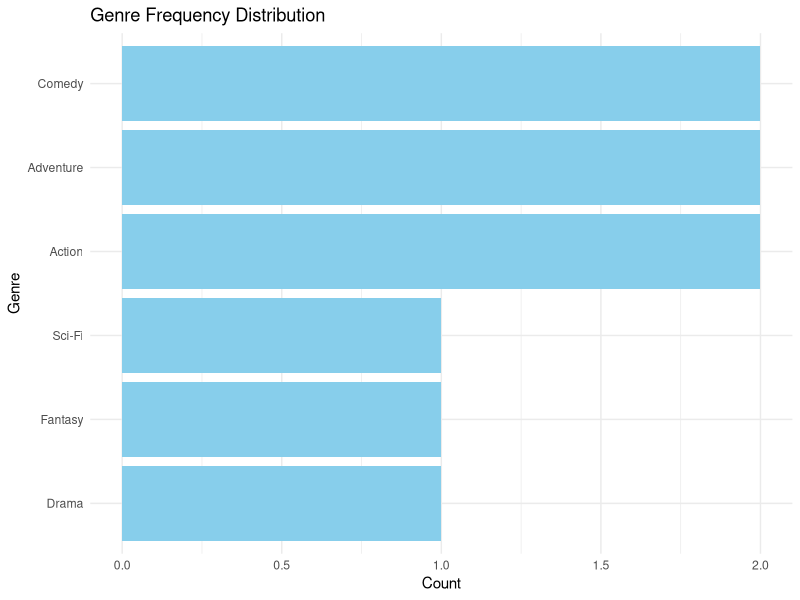
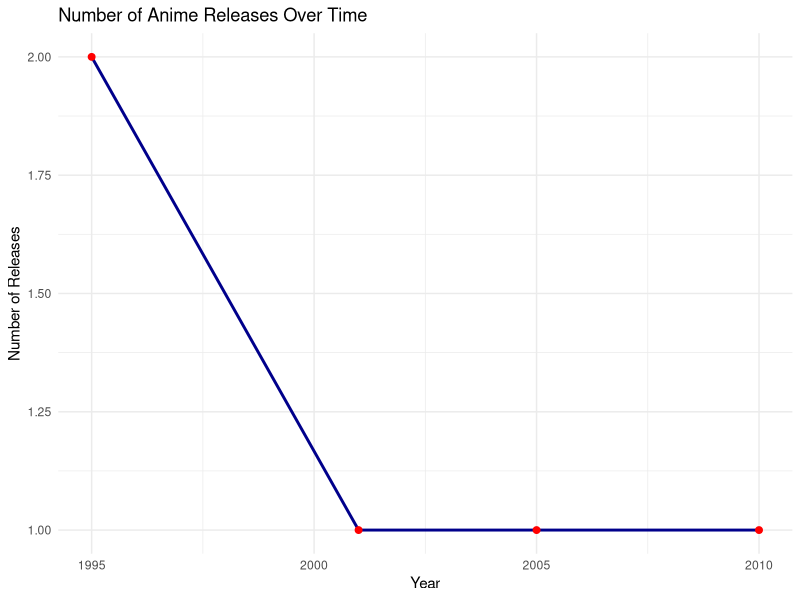

R code for these plots, in order:
# Load required libraries
library(dplyr)
library(ggplot2)
library(tidyr)

# Sample data frame (replace with actual data loading)
# df <- read.csv("your_anime_data.csv") # Uncomment this line to load your data

# Example dataset (assuming 'genre' and 'released' columns exist in df)
# Replace this with your actual data loading process
df <- data.frame(
  genre = c("Action, Adventure", "Comedy, Fantasy", "Action, Sci-Fi", "Drama, Adventure", "Comedy"),
  released = c(1995, 2001, 1995, 2005, 2010)
)

# --- Step 1: Genre Frequency Analysis ---

# Split genres and count occurrences
genre_df <- df %>%
  separate_rows(genre, sep = ", ") %>% # Split genre column
  group_by(genre) %>%
  summarize(count = n()) %>%
  arrange(desc(count))

# Bar Plot of Genre Frequencies
ggplot(genre_df, aes(x = reorder(genre, count), y = count)) +
  geom_bar(stat = "identity", fill = "skyblue") +
  coord_flip() +
  labs(title = "Genre Frequency Distribution",
       x = "Genre",
       y = "Count") +
  theme_minimal()

# --- Step 2: Releases Over Time Analysis ---

# Ensure 'released' column is numeric
df <- df %>% mutate(released = as.numeric(released))

# Group by release year and count occurrences
release_counts <- df %>%
  filter(released >= 1970 & released <= 2030) %>%  # Filter year range
  group_by(released) %>%
  summarize(count = n())

# Line Plot for Releases Over Years
ggplot(release_counts, aes(x = released, y = count)) +
  geom_line(color = "darkblue", size = 1) +
  geom_point(color = "red", size = 2) +
  labs(title = "Number of Anime Releases Over Time",
       x = "Year",
       y = "Number of Releases") +
  theme_minimal()

